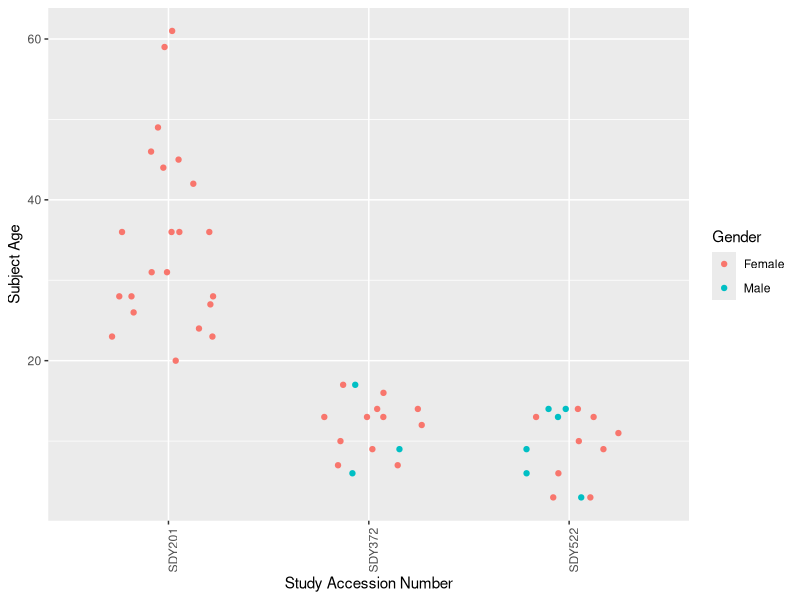

Write the R code that produced this figure.

library(ggplot2)
library(ggbeeswarm)
haiStudy <- read.csv("demosaved.csv")



p <- ggplot(haiStudy,
            aes(x=s.accession, y=p.age, colour = p.gender)) +
  geom_quasirandom(method = "tukeyDense") +
  theme(axis.text.x = element_text(angle = 90)) +
   xlab("Study Accession Number")+ylab("Subject Age")+
  labs(colour = "Gender")
  geom_point()
ggsave(plot = p,
       filename = "main.png",
       path = "images",
       device = "png")
